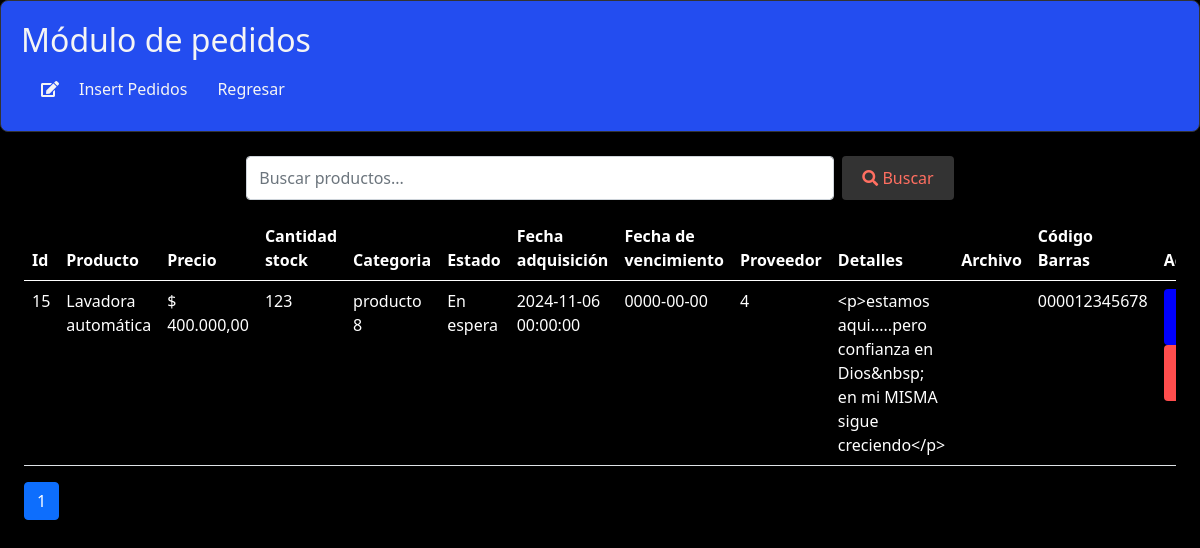
The page /Views/Products/create.php (signed in) on the database its author committed.
### tables this page shows
CREATE TABLE `productos` (
  `id_producto` int(11) NOT NULL,
  `nombre_producto` varchar(150) NOT NULL,
  `precio` decimal(10,2) NOT NULL,
  `cantidad_stock` int(11) NOT NULL,
  `categoria_productos` varchar(150) NOT NULL,
  `estado` enum('Disponible','No disponible','En espera') NOT NULL,
  `fecha_adquisicion` datetime NOT NULL DEFAULT current_timestamp(),
  `fecha_vencimiento` date NOT NULL DEFAULT current_timestamp(),
  `id_proveedor` int(11) DEFAULT NULL,
  `detalles` varchar(255) DEFAULT NULL,
  `archivo` varchar(255) NOT NULL,
  `codigo_barras` varchar(255) NOT NULL
);

### Views/Products/create.php (the view, shortened to what this page needs)
<?php
        $mysqli = mysqli_connect(db_host, db_username, db_password, db_dbname);
        mysqli_set_charset($mysqli, 'utf8');
$registros_por_pagina = 10;
$página_actual = isset($_GET['page']) ? (int)$_GET['page'] : 1;
$total_registros_query = "SELECT COUNT(*) AS total FROM   productos";
$total_resultados = $mysqli->query($total_registros_query);
$total_registros = $total_resultados->fetch_assoc()['total'];
$total_paginas = ceil($total_registros / $registros_por_pagina);
        $consulta = "SELECT * FROM productos ORDER BY id_producto";
$searchQuery = isset($_GET['search-query']) ? $_GET['search-query'] : '';
if (!empty($searchQuery)) {
    $consulta = "SELECT * FROM productos WHERE
                 nombre_producto LIKE '%$searchQuery%' OR
                 estado LIKE '%$searchQuery%' OR
                 detalles LIKE '%$searchQuery%'
                 ORDER BY id_producto";
} else {
    $consulta = "SELECT * FROM productos ORDER BY id_producto";
}
$resultados = $mysqli->query($consulta);
?>
<!DOCTYPE html>
    <html lang="es">
    <head>
        <link href="https://cdn.jsdelivr.net/npm/bootstrap@5.0.2/dist/css/bootstrap.min.css" rel="stylesheet"
>
        <link href="https://cdnjs.cloudflare.com/ajax/libs/font-awesome/5.15.3/css/all.min.css" rel="stylesheet">
    </head>
    <body>
</head>
<body>
    <div class="panel">
        <div class="column">
            <h2>Módulo de pedidos</h2>
            <ul class="nav">
                <li><i class="fas fa-edit icon"></i><a href='insert.php?da=Products-2'>Insert Pedidos</a></li>
                <li class="nav-item">
                <a class="nav-link" href="/OptimizationPRO/app/main.php">
                                 Regresar
                            </a>
                        </li>
            </ul>
        </div>
    </div>
    <br>
<div class="container-fluid">
    <form method="GET" class="d-flex justify-content-center mb-3">
        <input type="text" name="search-query" class="form-control w-50 me-2"
               placeholder="Buscar productos..." value="<?php echo htmlspecialchars($searchQuery); ?>">
        <button type="submit" class="btn btn-primary">
            <i class="fas fa-search"></i> Buscar
        </button>
    </form>
                <div class="container-fluid">
    <div class="table-container">
        <div class="table-responsive">
            <table class="table table-striped">
                <thead class="thead-light">
                    <tr>
                        <th scope="col">Id</th>
                        <th scope="col">Producto</th>
                        <th scope="col">Precio</th>
                        <th scope="col">Cantidad stock</th>
                        <th scope="col">Categoria</th>
                        <th scope="col">Estado</th>
                        <th scope="col">Fecha adquisición</th>
                        <th scope="col">Fecha de vencimiento</th>
                        <th scope="col">Proveedor</th>
                        <th scope="col">Detalles</th>
                        <th scope="col">Archivo</th>
                        <th scope="col">Código Barras</th>
                        <th scope="col">Acciones</th>
                    </tr>
                </thead>
        <tbody>
        <?php
        while ($producto = $resultados->fetch_assoc()) {
        ?>
            <tr>
                <td><?php echo htmlspecialchars($producto['id_producto']); ?></td>
                <td><?php echo htmlspecialchars($producto['nombre_producto']); ?></td>
                <td>$ <?php echo number_format($producto['precio'], 2, ',', '.'); ?></td>
                <td><?php echo htmlspecialchars($producto['cantidad_stock']); ?></td>
                <td><?php echo htmlspecialchars($producto['categoria_productos']); ?></td>
                <td><?php echo htmlspecialchars($producto['estado']); ?></td>
                <td><?php echo htmlspecialchars($producto['fecha_adquisicion']); ?></td>
                <td><?php echo htmlspecialchars($producto['fecha_vencimiento']); ?></td>
                <td><?php echo htmlspecialchars($producto['id_proveedor']); ?></td>
                <td><?php echo htmlspecialchars($producto['detalles']); ?></td>
                <td><img src="../../public/img/Catalogo/<?php echo $producto['archivo']; ?>" width="100" alt=""></td>
                <td><?php echo htmlspecialchars($producto['codigo_barras']); ?></td>
                <td>
                   <a href="edit.php?da=Products-3&lla=<?php echo $producto['id_producto']; ?>"  class="btn btn-custom-green btn-editar">
<a href="#" class="btn btn-danger btn-borrar" onclick="borrarProducto(<?php echo $producto['id_producto']; ?>, '<?php echo $producto['archivo'];  ?>')">
</a>
            </tr>
        <?php
        }
        ?>
        </tbody>
    </table>
 <nav>
        <ul class="pagination">
            <?php for ($i = 1; $i <= $total_paginas; $i++): ?>
                <li class="page-item <?= ($i == $página_actual) ? 'active' : '' ?>">
                    <a class="page-link" href="?page=<?= $i ?>"><?= $i ?></a>
                </li>
            <?php endfor; ?>
        </ul>
    </nav>
</div>
</body>
</html>

### Views/Products/create.php (style rules this page uses)
body { background-color: #000; color: #f5f5f5; }
.table th, .table td { color: #fff; }
.panel { display: flex; justify-content: space-between; border: 1px solid #333; padding: 20px; border-radius: 8px; background-color: #234DF0; }
.column { width: 48%; }
h2 { color: whitesmoke; }
.nav { display: flex; align-items: center; float: left; margin-left: 20px; }
.nav a { color: whitesmoke; text-decoration: none; padding: 10px; font-size: 16px; margin-left: 10px; }
.btn { display: inline-block; padding: 10px 20px; font-size: 16px; border: none; border-radius: 4px; cursor: pointer; background-color: #333; color: #ff6f61; }
.btn-borrar { display: inline-block; padding: 7px 10px; font-size: 14px; border: none; border-radius: 4px; cursor: pointer; background-color: #ff4d4d; color: #fff; }
.btn-editar { display: inline-block; padding: 7px 10px; font-size: 14px; border: none; border-radius: 4px; cursor: pointer; background-color: blue; color: #fff; }

### rows shown on the page
productos: id_producto "15", nombre_producto "Lavadora automática", precio "400.000,00", cantidad_stock "123", categoria_productos "producto 8", estado "En espera", fecha_adquisicion "2024-11-06 00:00:00", fecha_vencimiento "0000-00-00", id_proveedor "4", detalles "<p>estamos aqui.....pero confianza en Dios&nbsp; en mi MISMA sigue creciendo</p>", codigo_barras "000012345678"
